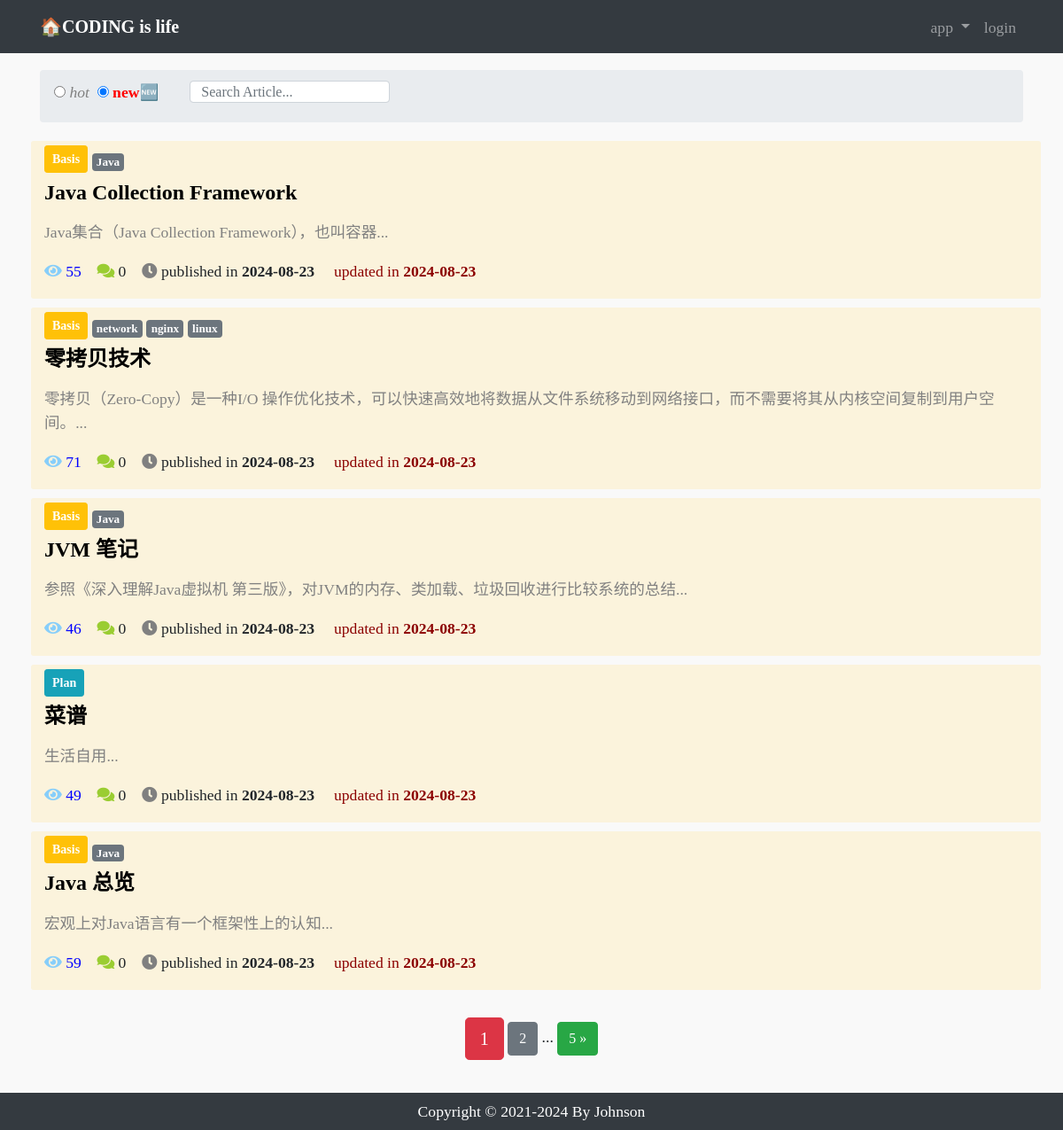
Page /article/article-list/ on the committed database.
### article/models.py (models this page shows, shortened)
class ArticlePost(models.Model):
    author = models.ForeignKey(User, on_delete=models.CASCADE)
    title = models.CharField(max_length=100)
    introduction = models.CharField(max_length=100, default="这是一篇文章..")
    body = models.TextField()
    created = models.DateTimeField(default=timezone.now)
    updated = models.DateTimeField(auto_now=True)
    tags = TaggableManager(blank=True)
    total_views = models.PositiveIntegerField(default=0)
    column = models.ForeignKey(
        ArticleColumn,
        null=True,
        blank=True,
        on_delete=models.CASCADE,
        related_name='article',
    )
    class Meta:
        ordering = ('-created', )

class ArticleColumn(models.Model):
    title = models.CharField(max_length=100, blank=True)
    created = models.DateTimeField(default=timezone.now)
    def __str__(self):
        return self.title

### article/views.py (the view)
# urls.py: path('article-list/', views.article_list, name='article_list'),
def article_list(request):
    search = request.GET.get('search')
    order = request.GET.get('order')
    column = request.GET.get('column')
    tag = request.GET.get('tag')
    article_list = ArticlePost.objects.all()
    if search:
        article_list = article_list.filter(
            Q(title__icontains=search) |
            Q(body__icontains=search)
        )
    else:
        search = ''
    column_ids = ArticleColumn.objects.filter(title=column)
    if column_ids:
        article_list = article_list.filter(column=column_ids[0])
    if tag and tag != 'None':
        article_list = article_list.filter(tags__name__in=[tag])
    if order == 'total_views':
        article_list = article_list.order_by('-total_views')
    paginator = Paginator(article_list, 5)
    page = request.GET.get('page')
    articles = paginator.get_page(page)
    context = {
        'articles':articles,
        'order': order,
        'search': search,
        'column': column,
        'tag': tag,
    }
    return render(request, 'article/list.html', context)

### templates/article/list.html (shortened to what this page needs)
{% extends "base.html" %}
{% load static %}
{% block content %}
<div class="container">
    <nav aria-label="breadcrumb">
        <ol class="breadcrumb">
            <div>
                {% if order != 'total_views' %}
                    <input type="radio" id="hot-sort" name="sortway" value="hot">
                    <label for="hot">hot</label>
                {% else %}
                    <input type="radio" id="hot-sort" name="sortway" value="hot" checked>
                    <label for="hot">hot🔥</label>
                {% endif %}
            </div>
            <div>
                {% if order == 'total_views' %}
                    <input type="radio" id="new-sort" name="sortway" value="new">
                    <label for="new">new</label>
                {% else %}
                    <input type="radio" id="new-sort" name="sortway" value="new" checked>
                    <label for="new">new🆕</label>
                {% endif %}
            </div>
            <div class="col-auto mr-auto" style="margin-left:20px">
                <form class="form-inline" >
                    <input type="text"
                        class="form-control mb-2 mr-sm-2"
                        name="search"
                        placeholder="Search Article..."
                        required
                        style="height:25px;"
                    >
                </form>
            </div>
        </ol>
    </nav>
    <div class="row mt-2">
        {% for article in articles %}
            <div class="col-12 article-list-item" onclick="window.location.href='{% url 'article:article_detail' article.id %}'">
                {% if article.column %}
                    <button type="button" style="font-weight:bold"
                        class="btn btn-sm mb-2
                            {% if article.column.title == 'Project' %}
                                btn-danger
                            {% elif article.column.title == 'Algorithm' %}
                                btn-success
                            {% elif article.column.title == 'Basis' %}
                                btn-warning
                            {% elif article.column.title == 'Plan'%}
                                btn-info
                            {% elif article.column.title == 'Template' %}
                                btn-primary
                            {% elif article.column.title == 'Script' %}
                                btn-dark
                            {% endif %}
                        "
                    >
                        <a href="{% url 'article:article_list' %}?column={{ article.column.title }}" style="color:white">{{ article.column }}</a>
                    </button>
                {% endif %}
                <span>
                    {% for tag in article.tags.all %}
                        <a href="{% url 'article:article_list' %}?tag={{ tag }}"
                           class="badge badge-secondary"
                        >
                            {{ tag }}
                        </a>
                    {% endfor %}
                </span>
                <h4>
                    <b>
                        <a href="{% url 'article:article_detail' article.id %}"
                           style="color: black;" target="_blank"
                        >
                            {{ article.title }}
                        </a>
                    </b>
                </h4>
                <div>
                    <p style="color: gray;">
                        {{ article.introduction }}...
                    </p>
                </div>
                <p>
                    <span style="color:blue">
                        <i class="fas fa-eye" style="color: lightskyblue;"></i>
                        {{ article.total_views }}&nbsp;&nbsp;&nbsp;
                    </span>
                    <span>
                        <i class="fas fa-comments" style="color: yellowgreen;"></i>
                        {{ article.comments.count }}&nbsp;&nbsp;&nbsp;
                    </span>
                    <span>
                        <i class="fas fa-clock" style="color:grey;"></i>
                        published in <strong>{{ article.created|date:'Y-m-d' }}</strong> &nbsp;&nbsp;&nbsp;
                    </span>
                    <span style="color: darkred;">
                        updated in <strong>{{ article.updated|date:'Y-m-d' }}</strong>
                    </span>
                </p>
            </div>
        {% endfor %}
    </div>
</div>
<br>
<div class="pagination">
    <div class="m-auto">
        <span class="step-links">
            <span class="current btn btn-danger btn-lg">
                {{ articles.number }}
            </span>
            {% if articles.has_next %}
                <a href="?page={{ articles.next_page_number }}&order={{ order }}&search={{ search }}&column={{ column }}&tag={{ tag }}" class="btn btn-secondary">
                    {{ articles.next_page_number }}
                </a>
                <span>...</span>
                <a href="?page={{ articles.paginator.num_pages }}&order={{ order }}&search={{ search }}&column={{ column }}&tag={{ tag }}" class="btn btn-success">
                    {{ articles.paginator.num_pages }} &raquo;
                </a>
            {% endif %}
        </span>
    </div>
</div>
{% endblock content %}

### templates/base.html (shortened to what this page needs)
{% load static %}
<!DOCTYPE html>
<html lang="zh-cn">
<head>
    <link rel="stylesheet" href="{% static 'bootstrap/css/bootstrap.min.css' %}">
    <link rel="stylesheet" href="{% static 'js/src/chat_private/zbase.js' %}">
    <link rel="stylesheet" href="{% static 'css/style.css' %}">
    <link rel="stylesheet" href="https://cdn.bootcss.com/highlight.js/9.18.1/styles/monokai-sublime.min.css" rel="stylesheet">
    <link rel="stylesheet" href="{% static 'md_css/monokai.css' %}">
    <link rel="stylesheet" href="https://cdn.jsdelivr.net/npm/@fortawesome/fontawesome-free@5.14.0/css/all.min.css">
</head>
<body>
    {% include 'header.html' %}
    {% block content %} {% endblock content %}
    {% include 'footer.html' %}
</body>
</html>

### templates/header.html (shortened to what this page needs)
<nav class="navbar navbar-expand-sm navbar-dark bg-dark fixed-top">
    <div class="container">
        <a class="navbar-brand" href="{% url 'home_show' %}" style="font-family:'sansserif'">
            <strong>🏠CODING is life</strong>
        </a>
        <div>
            <ul class="navbar-nav">
                <li class="nav-item dropdown">
                    <a class="nav-link dropdown-toggle" href="#" id="navbarDropdown" role="button" data-toggle="dropdown" aria-haspopup="true">
                        app
                    </a>
                </li>
                {% if user.is_authenticated %}
                    <li class="nav-item dropdown">
                        <a class="nav-link dropdown-toggle" href="#" id="navbarDropdown" role="button" data-toggle="dropdown" aria-haspopup="true">
                            {{ user.username }}
                        </a>
                        <div class="dropdown-menu" aria-labelledby="navbarDropdown">
                            <a class="dropdown-item" href='{% url "userprofile:edit" user.id%}'>profile</a>
                            <a class="dropdown-item" href='#' onclick="user_delete()">delete user</a>
                            <a class="dropdown-item" href='{% url "userprofile:logout" %}'>logout</a>
                        </div>
                    </li>
                    <form style="display:none;" id="user_delete" action="{% url 'userprofile:delete' user.id %}" method="POST">
                        {% csrf_token %}
                        <button type="submit">发送</button>
                    </form>
                    <script>
                        function user_delete() {
                            // 调用弹窗删除
                            var r = confirm("确定要删除该用户吗？");
                            if (r == true) {
                                $('form#user_delete button').click();
                            }
                        }
                    </script>
                {% else %}
                    <li class="nav-item">
                        <a class="nav-link" href='{% url "userprofile:login" %}'>login</a>
                    </li>
                {% endif %}
            </ul>
        </div>
    </div>
</nav>
<div>
    <br><br><br>
</div>

### templates/footer.html
{% load static %}
<div>
    <br><br><br>
</div>
<footer class="py-2 bg-dark fixed-bottom">
    <div class="container">
        <p class="m-0 text-center text-white">Copyright &copy; 2021-2024 By Johnson</p>
    </div>
</footer>

### static/css/style.css (style rules this page uses)
body { font-family: 'Verdana'; }
p { margin: 1em 0em 1em 0em; }
ul { margin-top: 0.4em; }
li { margin-bottom: 0.3em; }
label { font-weight: bold; }
.navbar { height: 60px; }
body { font-size: 1.1rem; line-height: 1.5; word-wrap: break-word; background: #F9F9F9; }
input[type="radio"] + label { color: gray; font-weight: normal; font-style: italic; }
input[type="radio"]:checked + label { color: rgb(255, 0, 0); font-weight: bold; font-style: normal; }
.article-list-item { background-color: rgba(255,229,153, 0.3); border-radius: 3px; margin:5px; padding-top: 5px; }

### rows in the picture
ArticlePost: column "Basis", title "Java Collection Framework", introduction "Java集合（Java Collection Framework），也叫容器", total_views "55", comments.count "0", created "2024-08-23", updated "2024-08-23"
Tag: name "Java"
ArticlePost: column "Basis", title "零拷贝技术", introduction "零拷贝（Zero-Copy）是一种I/O 操作优化技术，可以快速高效地将数据从文件系统移动到网络接口，而不需要将其从内核空间复制到用户空间。", total_views "71", comments.count "0", created "2024-08-23", updated "2024-08-23"
Tag: name "network"
Tag: name "nginx"
Tag: name "linux"
ArticlePost: column "Basis", title "JVM 笔记", introduction "参照《深入理解Java虚拟机 第三版》，对JVM的内存、类加载、垃圾回收进行比较系统的总结", total_views "46", comments.count "0", created "2024-08-23", updated "2024-08-23"
ArticlePost: column "Plan", title "菜谱", introduction "生活自用", total_views "49", comments.count "0", created "2024-08-23", updated "2024-08-23"
ArticlePost: column "Basis", title "Java 总览", introduction "宏观上对Java语言有一个框架性上的认知", total_views "59", comments.count "0", created "2024-08-23", updated "2024-08-23"

### other values in the picture
{{ articles.number }} "1"
{{ articles.next_page_number }} "2"
{{ articles.paginator.num_pages }} "5"
